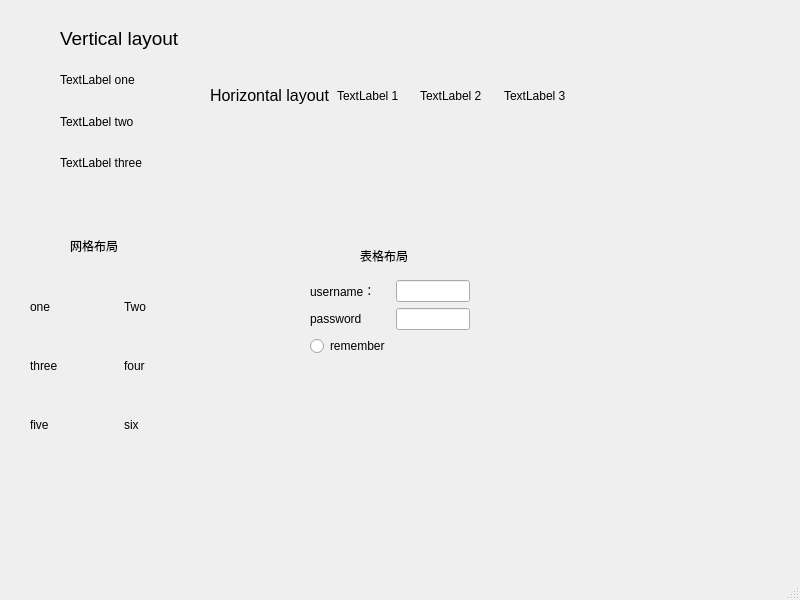
<?xml version="1.0" encoding="UTF-8"?>
<ui version="4.0">
 <class>MainWindow</class>
 <widget class="QMainWindow" name="MainWindow">
  <property name="geometry">
   <rect>
    <x>0</x>
    <y>0</y>
    <width>800</width>
    <height>600</height>
   </rect>
  </property>
  <property name="windowTitle">
   <string>MainWindow</string>
  </property>
  <widget class="QWidget" name="centralwidget">
   <widget class="QWidget" name="verticalLayoutWidget">
    <property name="geometry">
     <rect>
      <x>60</x>
      <y>20</y>
      <width>121</width>
      <height>161</height>
     </rect>
    </property>
    <layout class="QVBoxLayout" name="verticalLayout">
     <item>
      <widget class="QLabel" name="label">
       <property name="font">
        <font>
         <family>Arial</family>
         <pointsize>14</pointsize>
        </font>
       </property>
       <property name="text">
        <string>Vertical layout</string>
       </property>
      </widget>
     </item>
     <item>
      <widget class="QLabel" name="label_3">
       <property name="text">
        <string>TextLabel one</string>
       </property>
      </widget>
     </item>
     <item>
      <widget class="QLabel" name="label_2">
       <property name="text">
        <string>TextLabel two</string>
       </property>
      </widget>
     </item>
     <item>
      <widget class="QLabel" name="label_4">
       <property name="text">
        <string>TextLabel three</string>
       </property>
      </widget>
     </item>
    </layout>
   </widget>
   <widget class="QWidget" name="horizontalLayoutWidget">
    <property name="geometry">
     <rect>
      <x>210</x>
      <y>60</y>
      <width>371</width>
      <height>71</height>
     </rect>
    </property>
    <layout class="QHBoxLayout" name="horizontalLayout">
     <item>
      <widget class="QLabel" name="label_6">
       <property name="font">
        <font>
         <family>Arial</family>
         <pointsize>12</pointsize>
        </font>
       </property>
       <property name="text">
        <string>Horizontal layout</string>
       </property>
      </widget>
     </item>
     <item>
      <widget class="QLabel" name="label_5">
       <property name="text">
        <string>TextLabel 1</string>
       </property>
      </widget>
     </item>
     <item>
      <widget class="QLabel" name="label_8">
       <property name="text">
        <string>TextLabel 2</string>
       </property>
      </widget>
     </item>
     <item>
      <widget class="QLabel" name="label_7">
       <property name="text">
        <string>TextLabel 3</string>
       </property>
      </widget>
     </item>
    </layout>
   </widget>
   <widget class="QWidget" name="gridLayoutWidget">
    <property name="geometry">
     <rect>
      <x>30</x>
      <y>280</y>
      <width>181</width>
      <height>171</height>
     </rect>
    </property>
    <layout class="QGridLayout" name="gridLayout">
     <item row="1" column="0">
      <widget class="QLabel" name="label_11">
       <property name="text">
        <string>three</string>
       </property>
      </widget>
     </item>
     <item row="0" column="0">
      <widget class="QLabel" name="label_9">
       <property name="text">
        <string>one</string>
       </property>
      </widget>
     </item>
     <item row="1" column="1">
      <widget class="QLabel" name="label_12">
       <property name="text">
        <string>four</string>
       </property>
      </widget>
     </item>
     <item row="0" column="1">
      <widget class="QLabel" name="label_10">
       <property name="text">
        <string>Two</string>
       </property>
      </widget>
     </item>
     <item row="2" column="0">
      <widget class="QLabel" name="label_13">
       <property name="text">
        <string>five</string>
       </property>
      </widget>
     </item>
     <item row="2" column="1">
      <widget class="QLabel" name="label_14">
       <property name="text">
        <string>six</string>
       </property>
      </widget>
     </item>
    </layout>
   </widget>
   <widget class="QLabel" name="label_15">
    <property name="geometry">
     <rect>
      <x>70</x>
      <y>240</y>
      <width>54</width>
      <height>12</height>
     </rect>
    </property>
    <property name="text">
     <string>网格布局</string>
    </property>
   </widget>
   <widget class="QWidget" name="formLayoutWidget">
    <property name="geometry">
     <rect>
      <x>310</x>
      <y>280</y>
      <width>160</width>
      <height>109</height>
     </rect>
    </property>
    <layout class="QFormLayout" name="formLayout">
     <item row="0" column="0">
      <widget class="QLabel" name="label_17">
       <property name="text">
        <string>username：</string>
       </property>
      </widget>
     </item>
     <item row="1" column="0">
      <widget class="QLabel" name="label_18">
       <property name="text">
        <string>password</string>
       </property>
      </widget>
     </item>
     <item row="0" column="1">
      <widget class="QLineEdit" name="lineEdit"/>
     </item>
     <item row="1" column="1">
      <widget class="QLineEdit" name="lineEdit_2"/>
     </item>
     <item row="2" column="0">
      <widget class="QRadioButton" name="radioButton">
       <property name="text">
        <string>remember</string>
       </property>
      </widget>
     </item>
    </layout>
   </widget>
   <widget class="QLabel" name="label_16">
    <property name="geometry">
     <rect>
      <x>360</x>
      <y>250</y>
      <width>54</width>
      <height>12</height>
     </rect>
    </property>
    <property name="text">
     <string>表格布局</string>
    </property>
   </widget>
  </widget>
  <widget class="QMenuBar" name="menubar">
   <property name="geometry">
    <rect>
     <x>0</x>
     <y>0</y>
     <width>800</width>
     <height>23</height>
    </rect>
   </property>
  </widget>
  <widget class="QStatusBar" name="statusbar"/>
 </widget>
 <resources/>
 <connections/>
</ui>
